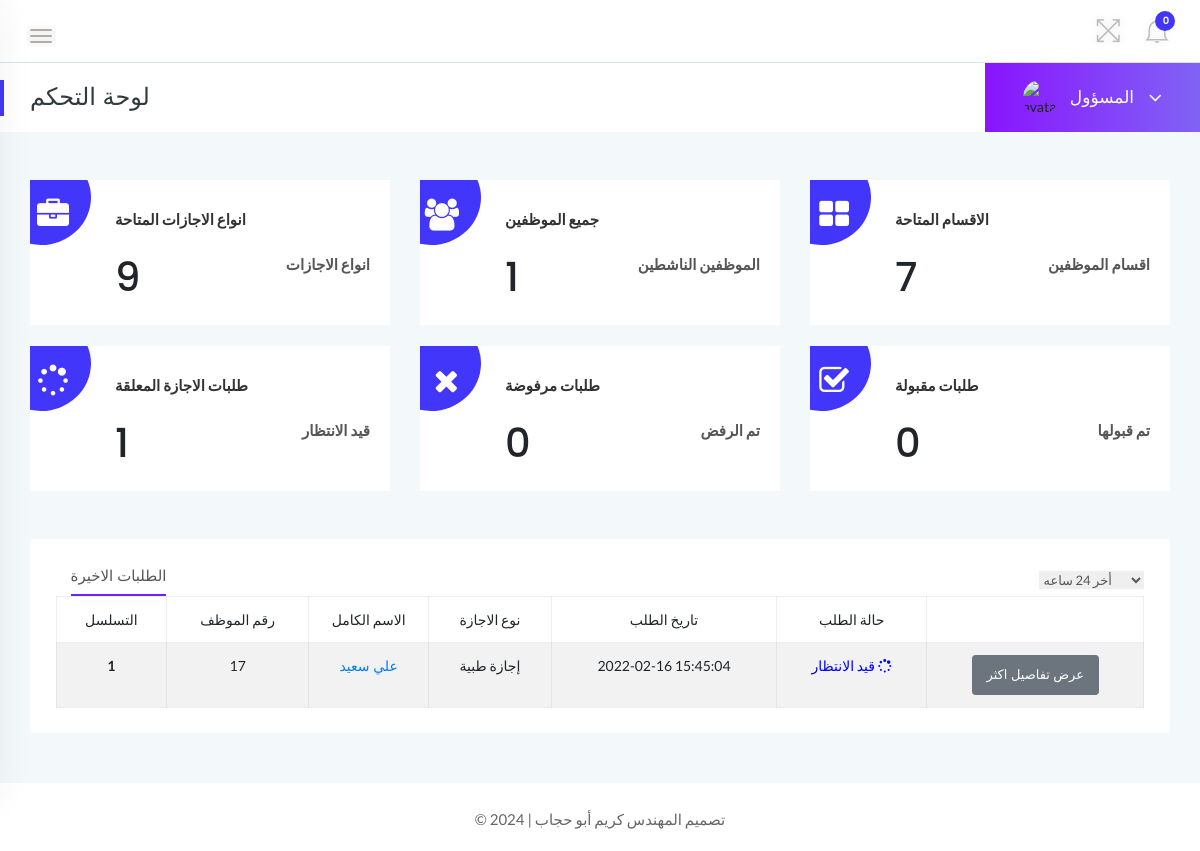
Screenshot of /dashboard.php (signed in) with the database file from the repository.
### tables this page shows
CREATE TABLE `tblleaves` (
  `id` int(11) NOT NULL,
  `LeaveType` varchar(110) NOT NULL,
  `ToDate` varchar(120) NOT NULL,
  `FromDate` varchar(120) NOT NULL,
  `Description` mediumtext NOT NULL,
  `PostingDate` timestamp NOT NULL DEFAULT current_timestamp(),
  `AdminRemark` mediumtext DEFAULT NULL,
  `AdminRemarkDate` varchar(120) DEFAULT NULL,
  `Status` int(1) NOT NULL,
  `IsRead` int(1) NOT NULL,
  `empid` int(11) DEFAULT NULL
);

CREATE TABLE `tblemployees` (
  `id` int(11) NOT NULL,
  `EmpId` varchar(100) NOT NULL,
  `FirstName` varchar(150) NOT NULL,
  `LastName` varchar(150) NOT NULL,
  `EmailId` varchar(200) NOT NULL,
  `Password` varchar(180) NOT NULL,
  `Gender` varchar(100) NOT NULL,
  `Dob` varchar(100) NOT NULL,
  `Department` varchar(255) NOT NULL,
  `Address` varchar(255) NOT NULL,
  `City` varchar(200) NOT NULL,
  `Country` varchar(150) NOT NULL,
  `Phonenumber` char(11) NOT NULL,
  `Status` int(1) NOT NULL,
  `RegDate` timestamp NOT NULL DEFAULT current_timestamp()
);

### dashboard.php (the view, shortened to what this page needs)
<?php
    if(strlen($_SESSION['alogin'])==0){
        header('location:index.php');
    } else {
?>
<!doctype html>
<html class="no-js" lang="en">
<head>
    <link rel="stylesheet" href="../assets/css/bootstrap.min.css">
    <link rel="stylesheet" href="../assets/css/font-awesome.min.css">
    <link rel="stylesheet" href="../assets/css/themify-icons.css">
    <link rel="stylesheet" href="../assets/css/metisMenu.css">
    <link rel="stylesheet" href="../assets/css/owl.carousel.min.css">
    <link rel="stylesheet" href="../assets/css/slicknav.min.css">
    <link rel="stylesheet" href="https://www.amcharts.com/lib/3/plugins/export/export.css" type="text/css" media="all" />
    <link rel="stylesheet" href="../assets/css/typography.css">
    <link rel="stylesheet" href="../assets/css/default-css.css">
    <link rel="stylesheet" href="../assets/css/styles.css">
    <link rel="stylesheet" href="../assets/css/responsive.css">
</head>
<body>
    <div class="page-container">
        <div class="main-content">
            <div class="header-area">
                <div class="row align-items-center">
                    <div class="col-md-6 col-sm-8 clearfix">
                        <div class="nav-btn pull-left">
                            <span></span>
                            <span></span>
                            <span></span>
                        </div>
                    </div>
                    <div class="col-md-6 col-sm-4 clearfix">
                        <ul class="notification-area pull-right">
                            <li id="full-view"><i class="ti-fullscreen"></i></li>
                            <?php include '../includes/admin-notification.php'?>
                        </ul>
                    </div>
                </div>
            </div>
            <div class="page-title-area">
                <div class="row align-items-center">
                    <div class="col-sm-6">
                        <div class="breadcrumbs-area clearfix">
                            <h4 class="page-title pull-left">لوحة التحكم</h4>
                        </div>
                    </div>
                    <div class="col-sm-6 clearfix">
                        <div class="user-profile pull-right">
                            <img class="avatar user-thumb" src="../assets/images/admin.png" alt="avatar">
                            <h4 class="user-name dropdown-toggle" data-toggle="dropdown">المسؤول <i class="fa fa-angle-down"></i></h4>
                        </div>
                    </div>
                </div>
            </div>
            <div class="main-content-inner">
                <div class="sales-report-area mt-5 mb-5">
                    <div class="row">
                        <div class="col-md-4">
                            <div class="single-report mb-xs-30">
                                <div class="s-report-inner pr--20 pt--30 mb-3">
                                    <div class="icon"><i class="fa fa-briefcase"></i></div>
                                    <div class="s-report-title d-flex justify-content-between">
                                        <h4 class="header-title mb-0">انواع الاجازات المتاحة</h4>
                                    </div>
                                    <div class="d-flex justify-content-between pb-2">
                                        <h1><?php include 'counters/leavetype-counter.php'?></h1>
                                        <span>انواع الاجازات</span>
                                    </div>
                                </div>
                            </div>
                        </div>
                        <div class="col-md-4">
                            <div class="single-report mb-xs-30">
                                <div class="s-report-inner pr--20 pt--30 mb-3">
                                    <div class="icon"><i class="fa fa-users"></i></div>
                                    <div class="s-report-title d-flex justify-content-between">
                                        <h4 class="header-title mb-0">جميع الموظفين</h4>
                                    </div>
                                    <div class="d-flex justify-content-between pb-2">
                                        <h1><?php include 'counters/emp-counter.php'?></h1>
                                        <span>الموظفين الناشطين</span>
                                    </div>
                                </div>
                            </div>
                        </div>
                        <div class="col-md-4">
                            <div class="single-report">
                                <div class="s-report-inner pr--20 pt--30 mb-3">
                                    <div class="icon"><i class="fa fa-th-large"></i></div>
                                    <div class="s-report-title d-flex justify-content-between">
                                        <h4 class="header-title mb-0">الاقسام المتاحة</h4>
                                    </div>
                                    <div class="d-flex justify-content-between pb-2">
                                        <h1><?php include 'counters/dept-counter.php'?></h1>
                                        <span>اقسام الموظفين</span>
                                    </div>
                                </div>
                            </div>
                        </div>
                    </div>
                    <br>
                    <div class="row">
                        <div class="col-md-4">
                            <div class="single-report mb-xs-30">
                                <div class="s-report-inner pr--20 pt--30 mb-3">
                                    <div class="icon"><i class="fa fa-spinner"></i></div>
                                    <div class="s-report-title d-flex justify-content-between">
                                        <h4 class="header-title mb-0">طلبات الاجازة المعلقة</h4>
                                    </div>
                                    <div class="d-flex justify-content-between pb-2">
                                        <h1><?php include 'counters/pendingapp-counter.php'?></h1>
                                        <span>قيد الانتظار</span>
                                    </div>
                                </div>
                            </div>
                        </div>
                        <div class="col-md-4">
                            <div class="single-report mb-xs-30">
                                <div class="s-report-inner pr--20 pt--30 mb-3">
                                    <div class="icon"><i class="fa fa-times"></i></div>
                                    <div class="s-report-title d-flex justify-content-between">
                                        <h4 class="header-title mb-0">طلبات مرفوضة</h4>
                                    </div>
                                    <div class="d-flex justify-content-between pb-2">
                                        <h1><?php include 'counters/declineapp-counter.php'?></h1>
                                        <span>تم الرفض</span>
                                    </div>
                                </div>
                            </div>
                        </div>
                        <div class="col-md-4">
                            <div class="single-report">
                                <div class="s-report-inner pr--20 pt--30 mb-3">
                                    <div class="icon"><i class="fa fa-check-square-o"></i></div>
                                    <div class="s-report-title d-flex justify-content-between">
                                        <h4 class="header-title mb-0">طلبات مقبولة</h4>
                                    </div>
                                    <div class="d-flex justify-content-between pb-2">
                                        <h1><?php include 'counters/approvedapp-counter.php'?></h1>
                                        <span>تم قبولها</span>
                                    </div>
                                </div>
                            </div>
                        </div>
                    </div>
                </div>
                <div class="row">
                    <div class="col-12">
                        <div class="card">
                            <div class="card-body">
							<div class="d-sm-flex justify-content-between align-items-center">
                                    <div class="trd-history-tabs">
                                        <ul class="nav" role="tablist">
                                            <li>
                                                <a class="active" data-toggle="tab" href="dashboard.php" role="tab">الطلبات الاخيرة</a>
                                            </li>
                                        </ul>
                                    </div>
                                    <select class="custome-select border-0 pr-3">
                                        <option selected>أخر 24 ساعه</option>
                                    </select>
                                </div>
                                        <div class="single-table">
                                            <div class="table-responsive">
                                                <table class="table table-hover table-bordered table-striped progress-table text-center">
                                                <thead class="text-uppercase">
                                                <tr>
                                                        <td>التسلسل</td>
                                                        <td>رقم الموظف</td>
                                                        <td width="120">الاسم الكامل</td>
                                                        <td>نوع الاجازة</td>
                                                        <td>تاريخ الطلب</td>
                                                        <td>حالة الطلب</td>
                                                        <td></td>
                                                    </tr>
                                                </thead>
                                                <tbody>
                                                <?php
                                                    $sql = "SELECT tblleaves.id as lid,tblemployees.FirstName,tblemployees.LastName,tblemployees.EmpId,tblemployees.id,tblleaves.LeaveType,tblleaves.PostingDate,tblleaves.Status from tblleaves join tblemployees on tblleaves.empid=tblemployees.id order by lid desc limit 7";
                                                    $query = $dbh -> prepare($sql);
                                                    $query->execute();
                                                    $results=$query->fetchAll(PDO::FETCH_OBJ);
                                                    $cnt=1;
                                                    if($query->rowCount() > 0){
                                                    foreach($results as $result)
                                                    {
                                                ?>
                                        <tr>
                                            <td> <b><?php echo htmlentities($cnt);?></b></td>
                                            <td><?php echo htmlentities($result->EmpId);?></td>
                                            <td><a href="update-employee.php?empid=<?php echo htmlentities($result->id);?>" target="_blank"><?php echo htmlentities($result->FirstName." ".$result->LastName);?></a></td>
                                            <td><?php echo htmlentities($result->LeaveType);?></td>
                                            <td><?php echo htmlentities($result->PostingDate);?></td>
                                            <td><?php $stats=$result->Status;
                                            if($stats==1){
                                             ?>
                                                 <span style="color: green">تم  الموافقة <i class="fa fa-check-square-o"></i></span>
                                                 <?php } if($stats==2)  { ?>
                                                <span style="color: red">مرفوضة <i class="fa fa-times"></i></span>
                                                 <?php } if($stats==0)  { ?>
                                            <span style="color: blue">قيد الانتظار <i class="fa fa-spinner"></i></span>
                                            <?php } ?>
                                             </td>
                                            <td><a href="employeeLeave-details.php?leaveid=<?php echo htmlentities($result->lid);?>" class="btn btn-secondary btn-sm">عرض تفاصيل اكثر</a></td>
                                            </tr>
                                                <?php $cnt++;} }?>
                                            </tbody>
                                                </table>
                                            </div>
                                        </div>
                                        </div>
                        </div>
                    </div>
                </div>
                </div>
            </div>
            <?php include '../includes/footer.php' ?>
        </div>
</body>
</html>
<?php } ?>

### rows the page displays
tblleaves: tblemployees.EmpId "17", tblemployees.FirstName+LastName "علي سعيد", LeaveType "إجازة طبية", PostingDate "2022-02-16 15:45:04", Status "قيد الانتظار"

### other values shown
$unreadcount "0"
$leavtypcount "9"
$empcount "1"
$dptcount "7"
$leavtypcount "1"
$leavtypcount "0"
